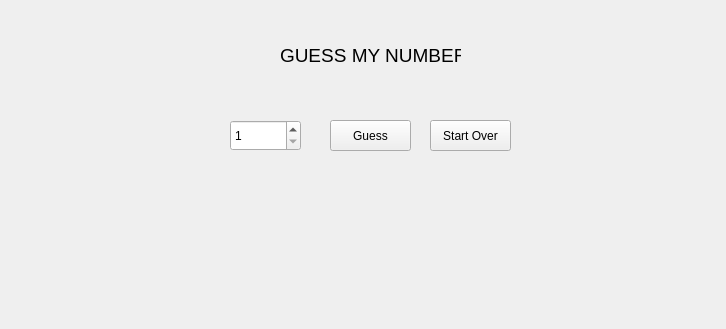
<?xml version="1.0" encoding="UTF-8"?>
<ui version="4.0">
 <class>Widget</class>
 <widget class="QWidget" name="Widget">
  <property name="geometry">
   <rect>
    <x>0</x>
    <y>0</y>
    <width>726</width>
    <height>329</height>
   </rect>
  </property>
  <property name="windowTitle">
   <string>Widget</string>
  </property>
  <widget class="QLabel" name="label">
   <property name="geometry">
    <rect>
     <x>280</x>
     <y>30</y>
     <width>181</width>
     <height>51</height>
    </rect>
   </property>
   <property name="font">
    <font>
     <pointsize>14</pointsize>
    </font>
   </property>
   <property name="text">
    <string>GUESS MY NUMBER</string>
   </property>
  </widget>
  <widget class="QPushButton" name="guessButton">
   <property name="geometry">
    <rect>
     <x>330</x>
     <y>120</y>
     <width>81</width>
     <height>31</height>
    </rect>
   </property>
   <property name="text">
    <string>Guess</string>
   </property>
  </widget>
  <widget class="QPushButton" name="startOverButton">
   <property name="geometry">
    <rect>
     <x>430</x>
     <y>120</y>
     <width>81</width>
     <height>31</height>
    </rect>
   </property>
   <property name="text">
    <string>Start Over</string>
   </property>
  </widget>
  <widget class="QLabel" name="messageLabel">
   <property name="geometry">
    <rect>
     <x>160</x>
     <y>190</y>
     <width>461</width>
     <height>91</height>
    </rect>
   </property>
   <property name="font">
    <font>
     <family>Times New Roman</family>
     <pointsize>16</pointsize>
    </font>
   </property>
   <property name="text">
    <string/>
   </property>
  </widget>
  <widget class="QSpinBox" name="spinBox">
   <property name="geometry">
    <rect>
     <x>230</x>
     <y>120</y>
     <width>71</width>
     <height>31</height>
    </rect>
   </property>
   <property name="minimum">
    <number>1</number>
   </property>
   <property name="maximum">
    <number>10</number>
   </property>
  </widget>
 </widget>
 <resources/>
 <connections/>
</ui>
